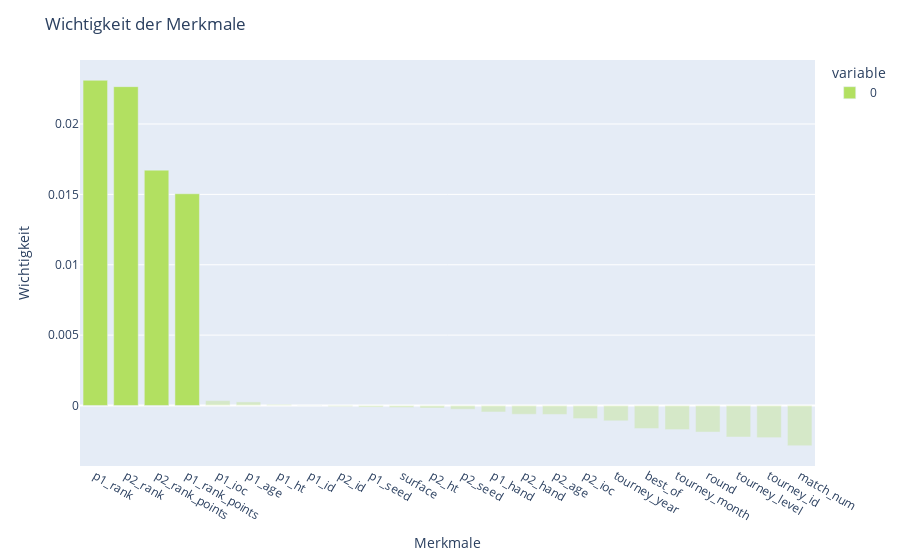

Source (notebook cell):
### Code cell
forest_importances_sorted = forest_importances.sort_values(ascending=False)

fig = px.bar(forest_importances_sorted)
fig.update_layout(
    title="Wichtigkeit der Merkmale",
    xaxis_title="Merkmale",
    yaxis_title="Wichtigkeit",
)

fig.update_traces(marker_color="#b2e061")
opacity_values = [1]*4 + [0.3]*(len(forest_importances_sorted)-4)
fig.update_traces(marker=dict(opacity=opacity_values))

fig.show()

### Figure 1 — Plotly figure (JSON) as saved in the notebook; plotly's stock layout.template omitted (floating-point values rounded to 4 significant figures)
{"data": [{"alignmentgroup": "True", "hovertemplate": "variable=0<br>index=%{x}<br>value=%{y}<extra></extra>", "legendgroup": "0", "marker": {"color": "#b2e061", "opacity": [1, 1, 1, 1, 0.3, 0.3, 0.3, 0.3, 0.3, 0.3, 0.3, 0.3, 0.3, 0.3, 0.3, 0.3, 0.3, 0.3, 0.3, 0.3, 0.3, 0.3, 0.3, 0.3], "pattern": {"shape": ""}}, "name": "0", "offsetgroup": "0", "orientation": "v", "showlegend": true, "textposition": "auto", "type": "bar", "x": ["p1_rank", "p2_rank", "p2_rank_points", "p1_rank_points", "p1_ioc", "p1_age", "p1_ht", "p1_id", "p2_id", "p1_seed", "surface", "p2_ht", "p2_seed", "p1_hand", "p2_hand", "p2_age", "p2_ioc", "tourney_year", "best_of", "tourney_month", "round", "tourney_level", "tourney_id", "match_num"], "xaxis": "x", "y": [0.02311, 0.02265, 0.01672, 0.01504, 0.0003451, 0.0002534, 7.723e-05, -1.931e-05, -7.723e-05, -0.0001158, -0.0001448, -0.000181, -0.0002679, -0.000461, -0.0006251, -0.0006371, -0.0009316, -0.001091, -0.001639, -0.001713, -0.001887, -0.00224, -0.002285, -0.002857], "yaxis": "y"}], "layout": {"barmode": "relative", "legend": {"title": {"text": "variable"}, "tracegroupgap": 0}, "margin": {"t": 60}, "title": {"text": "Wichtigkeit der Merkmale"}, "xaxis": {"anchor": "y", "domain": [0, 1], "title": {"text": "Merkmale"}}, "yaxis": {"anchor": "x", "domain": [0, 1], "title": {"text": "Wichtigkeit"}}}}
